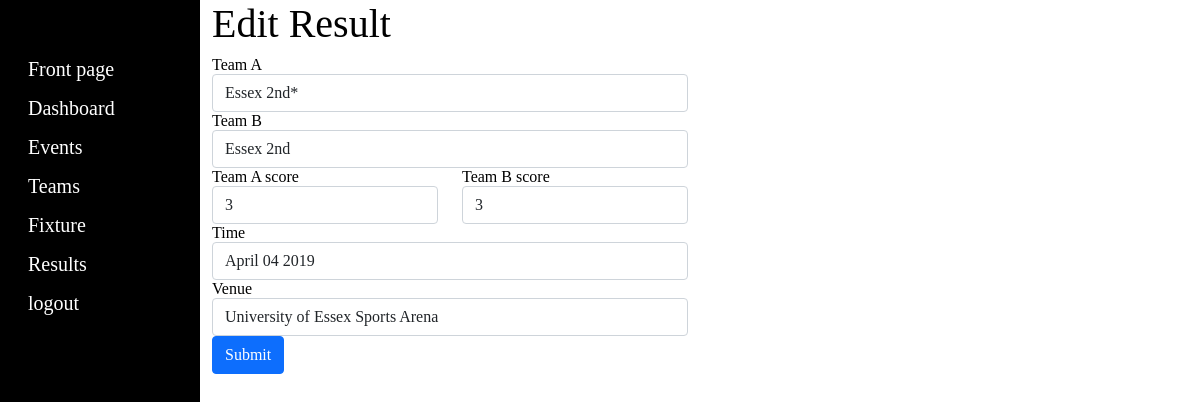
The page /admin/edit-result.php?id=1 (signed in) on the database its author committed.
### tables this page shows
CREATE TABLE `results` (
  `id` int(11) NOT NULL,
  `team_a` varchar(255) NOT NULL,
  `team_b` varchar(255) NOT NULL,
  `team_a_score` int(255) NOT NULL,
  `team_b_score` int(11) NOT NULL,
  `time` text NOT NULL,
  `venue` varchar(255) NOT NULL
);

### admin/parts/utilities.php (called while the page is built, shortened)
<?php
function get_team($connection){
    try{
        $sql = $connection->prepare( "SELECT * FROM teams" );
        $sql->execute();
        $teams = [];
        while( $row = $sql->fetch() ){
            $id = $row['id'];
            $name = $row['team_name'];
            $teams[] = array( $id, $name );
        }
        return $teams;
    }catch( PDOException $e ){
        echo alert( $e->getMessage );
    }
}

### admin/edit-result.php (the view, shortened to what this page needs)
<?php
    include_once 'parts/header.php';
    if( isset( $_GET['id'] ) ){
        $id = $_GET['id'];
        try{
            $sql = $connection->prepare( 'SELECT * FROM results WHERE id=:id' );
            $sql->execute( array( ':id' =>  $id ) );
            while( $row = $sql->fetch() ){
                $team_a = $row['team_a'];
                $team_b = $row['team_b'];
                $team_a_score = $row['team_a_score'];
                $team_b_score = $row['team_b_score'];
                $time   = $row['time'];
                $venue  = $row['venue'];
            }
        }catch( PDOExecption $e ){
            echo alert( $e->getMessage() );
        }
    }
 ?>
<body>
    <div class="container-fluid">
        <div class="row">
            <div class="col-2 vertical-menu">
                <?php include_once 'parts/sidebar.php' ?>
            </div>
            <div class="col-10">
               <div class="row">
                   <div class="col-6">
                        <h1>Edit Result</h1>
                        <form action="" class="form" method="GET">
                            <div class="form-group">
                                <label for="">Team A</label>
                                <select name="team_name_a" id="" class="form-control">
                                    <?php
                                        $teams = get_team($connection);
                                        foreach( $teams as $team ){
                                            if( isset( $team_a ) ){
                                                if( $team_a == $team[1] ){
                                                    echo "<option value='$team[1]'>$team[1]*</option>";
                                                }else{
                                                    echo "<option value='$team[1]'>$team[1]</option>";
                                                }
                                            }else{
                                                echo "<option value='$team[1]'>$team[1]</option>";
                                            }
                                        }
                                     ?>
                                </select>
                            </div>
                            <div class="form-group">
                                <label for="">Team B</label>
                                <select name="team_name_b" id="" class="form-control">
                                    <?php
                                        $teams = get_team($connection);
                                        foreach( $teams as $team ){
                                            if( isset( $team_b ) ){
                                                if( $team_b == $team[1] ){
                                                    echo "<option value='$team[1]'>$team[1]*</option>";
                                                }else{
                                                    echo "<option value='$team[1]'>$team[1]</option>";
                                                }
                                            }else{
                                                echo "<option value='$team[1]'>$team[1]</option>";
                                            }
                                        }
                                     ?>
                                </select>
                            </div>
                            <div class="row">
                                <div class="col-6">
                                    <div class="form-group">
                                        <label for="">Team A score</label>
                                        <input type="number" name="team_a_score" class="form-control" value="<?php echo $team_a_score ?>">
                                    </div>
                                </div>
                                <div class="col-6">
                                    <div class="form-group">
                                        <label for="">Team B score</label>
                                        <input type="number" name="team_b_score" class="form-control" value="<?php echo $team_b_score ?>">
                                    </div>
                                </div>
                            </div>
                            <div class="form-group">
                                <label for="">Time</label>
                                <input type="textt" name="time" class="form-control" placeholder="April 04 2019" value="<?php echo $time ?>">
                            </div>
                            <div class="form-group">
                                <label for="">Venue</label>
                                <input type="text" name="venue" class="form-control" value="<?php echo $venue ?>">
                            </div>
                            <button type="submit" class="btn btn-primary" name="submit">Submit</button>
                        </form>
                   </div>
                   <div class="col-6"></div>
               </div>
            </div>
        </div>
    </div>
</body>

### admin/css/admin.css (style rules this page uses)
.vertical-menu { min-height: 100vh; background-color: #000; padding-top: 50px; }

### rows shown on the page
results: team_name_a "Essex 2nd*", team_name_b "Essex 2nd", team_a_score "3", team_b_score "3", time "April 04 2019", venue "University of Essex Sports Arena"
